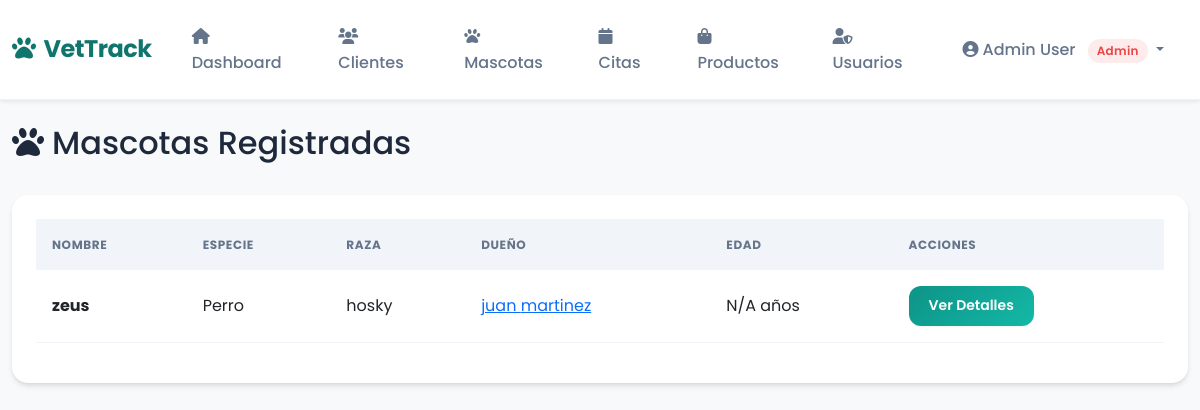
The page /mascotas (signed in) on the database its author committed.
### app/models.py (models this page shows)
class Paciente(db.Model):
    __tablename__ = 'pacientes'
    id_paciente = db.Column(db.Integer, primary_key=True)
    nombre = db.Column(db.String(100), nullable=False)
    especie = db.Column(db.String(50), nullable=False)
    raza = db.Column(db.String(100))
    fecha_nacimiento = db.Column(db.Date)
    peso = db.Column(db.Numeric(5, 2))
    id_cliente = db.Column(db.Integer, db.ForeignKey('clientes.id_cliente'), nullable=False)
    visitas = db.relationship('Visita', backref='paciente', lazy=True, cascade="all, delete-orphan")
    citas = db.relationship('Cita', backref='paciente', lazy=True, cascade="all, delete-orphan")
    def edad(self):
        if self.fecha_nacimiento:
            today = datetime.today()
            return today.year - self.fecha_nacimiento.year - ((today.month, today.day) < (self.fecha_nacimiento.month, self.fecha_nacimiento.day))
        return None

class Cliente(db.Model):
    __tablename__ = 'clientes'
    id_cliente = db.Column(db.Integer, primary_key=True)
    nombre = db.Column(db.String(100), nullable=False)
    apellido = db.Column(db.String(100), nullable=False)
    telefono = db.Column(db.String(20))
    direccion = db.Column(db.String(200))
    correo = db.Column(db.String(150))
    pacientes = db.relationship('Paciente', backref='cliente', lazy=True, cascade="all, delete-orphan")

### app/routes/pacientes.py (the view)
@pacientes_bp.route('/mascotas')
@login_required
def lista_pacientes():
    pacientes = Paciente.query.all()
    return render_template('pacientes/lista.html', pacientes=pacientes)

### app/routes/main.py (called while the page is built)
def login_required(f):
    @wraps(f)
    def decorated_function(*args, **kwargs):
        if 'user_id' not in session:
            return redirect(url_for('auth.login'))
        return f(*args, **kwargs)
    return decorated_function

### app/templates/pacientes/lista.html
{% extends 'base.html' %}
{% block content %}
<div class="d-flex justify-content-between align-items-center mb-4">
    <h2><i class="fas fa-paw me-2"></i>Mascotas Registradas</h2>
</div>
<div class="card">
    <div class="card-body">
        <div class="table-responsive">
            <table class="table table-hover">
                <thead class="table-primary">
                    <tr>
                        <th>Nombre</th>
                        <th>Especie</th>
                        <th>Raza</th>
                        <th>Dueño</th>
                        <th>Edad</th>
                        <th>Acciones</th>
                    </tr>
                </thead>
                <tbody>
                    {% for paciente in pacientes %}
                    <tr>
                        <td><strong>{{ paciente.nombre }}</strong></td>
                        <td>{{ paciente.especie }}</td>
                        <td>{{ paciente.raza or 'N/A' }}</td>
                        <td>
                            <a href="{{ url_for('clientes.detalle_cliente', id=paciente.id_cliente) }}">
                                {{ paciente.cliente.nombre }} {{ paciente.cliente.apellido }}
                            </a>
                        </td>
                        <td>{{ paciente.edad() or 'N/A' }} años</td>
                        <td>
                            <a href="{{ url_for('pacientes.detalle_paciente', id=paciente.id_paciente) }}" class="btn btn-sm btn-primary">
                                Ver Detalles
                            </a>
                        </td>
                    </tr>
                    {% endfor %}
                </tbody>
            </table>
        </div>
    </div>
</div>
{% endblock %}

### app/static/css/style.css (style rules this page uses)
:root { --primary: #0d9488; --primary-light: #14b8a6; --primary-dark: #0f766e; --secondary: #64748b; --accent: #f59e0b; --bg-body: #f0fdfa; --bg-card: #ffffff; --text-main: #1e293b; --text-muted: #64748b; --success: #10b981; --danger: #ef4444; --warning: #f59e0b; --info: #3b82f6; --shadow-sm: 0 1px 2px 0 rgb(0 0 0 / 0.05); --shadow-md: 0 4px 6px -1px rgb(0 0 0 / 0.1), 0 2px 4px -2px rgb(0 0 0 / 0.1); --shadow-lg: 0 10px 15px -3px rgb(0 0 0 / 0.1), 0 4px 6px -4px rgb(0 0 0 / 0.1); --radius-md: 0.75rem; --radius-lg: 1rem; }
body { font-family: 'Poppins', sans-serif; background-color: var(--bg-body); color: var(--text-main); line-height: 1.6; }
.card { background: var(--bg-card); border: none; border-radius: var(--radius-lg); box-shadow: var(--shadow-md); transition: transform 0.3s ease, box-shadow 0.3s ease; overflow: hidden; }
.card-body { padding: 1.5rem; }
.btn { border-radius: var(--radius-md); padding: 0.6rem 1.25rem; font-weight: 600; transition: all 0.2s ease; border: none; box-shadow: var(--shadow-sm); }
.btn-primary { background: linear-gradient(135deg, var(--primary) 0%, var(--primary-light) 100%); color: white; }
.table { border-collapse: separate; border-spacing: 0; }
.table thead th { background-color: #f1f5f9; color: var(--text-muted); text-transform: uppercase; font-size: 0.75rem; letter-spacing: 0.05em; padding: 1rem; border: none; first-child: border-top-left-radius: var(--radius-md); last-child: border-top-right-radius: var(--radius-md); }
.table tbody tr { transition: background-color 0.2s; }
.table td { padding: 1rem; border-bottom: 1px solid #f1f5f9; vertical-align: middle; }

### rows shown on the page
Paciente: nombre "zeus", especie "Perro", raza "hosky", cliente.nombre "juan", cliente.apellido "martinez", fecha_nacimiento "N/A"

### other values the page prints
{{ session.get('user_name') }} "Admin User"
{{ session.get('user_role') }} "Admin"
